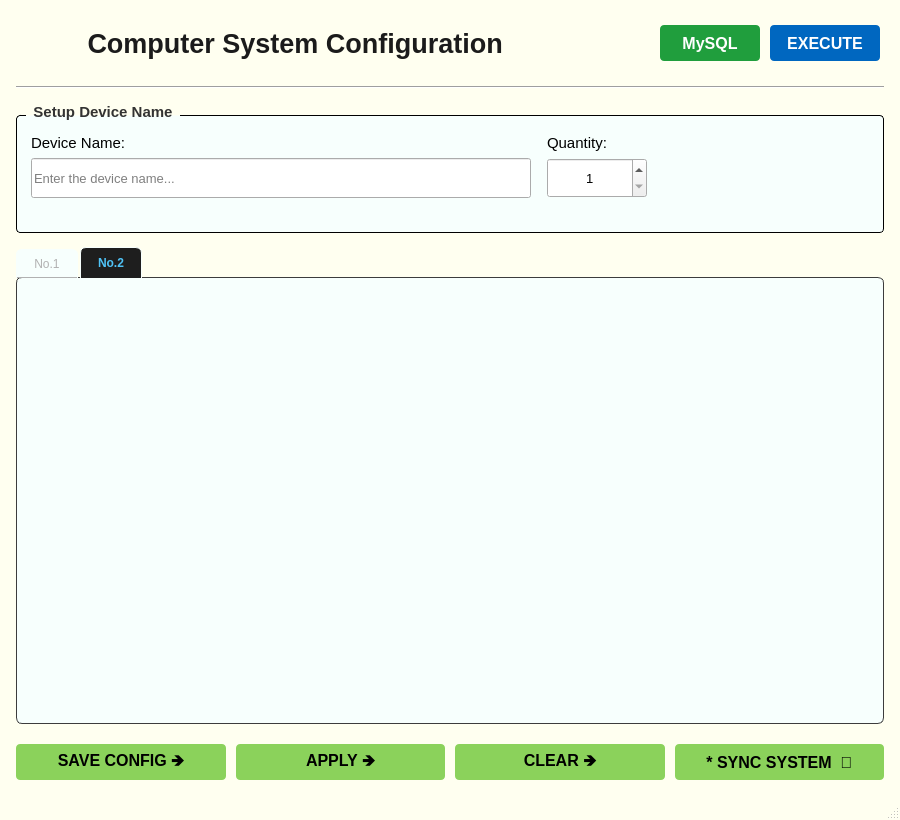
<?xml version="1.0" encoding="UTF-8"?>
<ui version="4.0">
 <class>MainWindow</class>
 <widget class="QMainWindow" name="MainWindow">
  <property name="geometry">
   <rect>
    <x>0</x>
    <y>0</y>
    <width>900</width>
    <height>820</height>
   </rect>
  </property>
  <property name="font">
   <font>
    <family>Segoe UI</family>
    <pointsize>9</pointsize>
   </font>
  </property>
  <property name="windowTitle">
   <string>VISUAL SYSTEM CONFIG</string>
  </property>
  <property name="windowIcon">
   <iconset>
    <normaloff>../../../project_vision/intenal/module_3/assert/icon/dashboard (1).png</normaloff>../../../project_vision/intenal/module_3/assert/icon/dashboard (1).png</iconset>
  </property>
  <property name="styleSheet">
   <string notr="true">QMainWindow { background-color: #FFFFF0;}</string>
  </property>
  <widget class="QWidget" name="centralwidget">
   <layout class="QVBoxLayout" name="verticalLayout_centralwidget">
    <property name="spacing">
     <number>14</number>
    </property>
    <property name="leftMargin">
     <number>16</number>
    </property>
    <property name="topMargin">
     <number>14</number>
    </property>
    <property name="rightMargin">
     <number>16</number>
    </property>
    <property name="bottomMargin">
     <number>14</number>
    </property>
    <item>
     <layout class="QHBoxLayout" name="horizontalLayout_3">
      <property name="spacing">
       <number>10</number>
      </property>
      <property name="leftMargin">
       <number>4</number>
      </property>
      <property name="topMargin">
       <number>4</number>
      </property>
      <property name="rightMargin">
       <number>4</number>
      </property>
      <property name="bottomMargin">
       <number>4</number>
      </property>
      <item>
       <widget class="QLabel" name="label">
        <property name="minimumSize">
         <size>
          <width>50</width>
          <height>50</height>
         </size>
        </property>
        <property name="maximumSize">
         <size>
          <width>40</width>
          <height>40</height>
         </size>
        </property>
        <property name="font">
         <font>
          <family>Segoe UI</family>
         </font>
        </property>
        <property name="text">
         <string/>
        </property>
        <property name="pixmap">
         <pixmap>../../../project_vision/intenal/module_3/assert/icon/report.png</pixmap>
        </property>
        <property name="scaledContents">
         <bool>true</bool>
        </property>
       </widget>
      </item>
      <item>
       <widget class="QLabel" name="heading">
        <property name="maximumSize">
         <size>
          <width>16777215</width>
          <height>44</height>
         </size>
        </property>
        <property name="font">
         <font>
          <family>Segoe UI</family>
          <pointsize>20</pointsize>
          <weight>75</weight>
          <bold>true</bold>
         </font>
        </property>
        <property name="styleSheet">
         <string notr="true">QLabel { color: #1b1b1b; }</string>
        </property>
        <property name="text">
         <string> Computer System Configuration</string>
        </property>
        <property name="alignment">
         <set>Qt::AlignLeading|Qt::AlignLeft|Qt::AlignVCenter</set>
        </property>
       </widget>
      </item>
      <item>
       <spacer name="header_spacer">
        <property name="font">
         <font>
          <family>Segoe UI</family>
         </font>
        </property>
        <property name="orientation">
         <enum>Qt::Horizontal</enum>
        </property>
        <property name="sizeHint" stdset="0">
         <size>
          <width>40</width>
          <height>20</height>
         </size>
        </property>
       </spacer>
      </item>
      <item>
       <widget class="QPushButton" name="pushButton_5">
        <property name="minimumSize">
         <size>
          <width>100</width>
          <height>36</height>
         </size>
        </property>
        <property name="font">
         <font>
          <family>Segoe UI</family>
          <pointsize>12</pointsize>
          <weight>75</weight>
          <bold>true</bold>
         </font>
        </property>
        <property name="styleSheet">
         <string notr="true">QPushButton { background-color:#209E3D; color:white; border:none; border-radius:4px; font-weight:600; }QPushButton:hover { background-color:#4EA117; }</string>
        </property>
        <property name="text">
         <string>MySQL</string>
        </property>
       </widget>
      </item>
      <item>
       <widget class="QPushButton" name="pushButton">
        <property name="minimumSize">
         <size>
          <width>110</width>
          <height>36</height>
         </size>
        </property>
        <property name="font">
         <font>
          <family>Segoe UI</family>
          <pointsize>12</pointsize>
          <weight>75</weight>
          <bold>true</bold>
         </font>
        </property>
        <property name="styleSheet">
         <string notr="true">QPushButton { background-color:#0067c0; color:white; border:none; border-radius:4px; font-weight:600; }QPushButton:hover { background-color:#005ba1; }</string>
        </property>
        <property name="text">
         <string>EXECUTE</string>
        </property>
       </widget>
      </item>
     </layout>
    </item>
    <item>
     <widget class="Line" name="line">
      <property name="orientation">
       <enum>Qt::Horizontal</enum>
      </property>
     </widget>
    </item>
    <item>
     <widget class="QGroupBox" name="groupBox_namedevice_itemcode">
      <property name="minimumSize">
       <size>
        <width>0</width>
        <height>100</height>
       </size>
      </property>
      <property name="maximumSize">
       <size>
        <width>16777215</width>
        <height>160</height>
       </size>
      </property>
      <property name="font">
       <font>
        <family>Segoe UI</family>
        <pointsize>-1</pointsize>
        <weight>75</weight>
        <bold>true</bold>
       </font>
      </property>
      <property name="styleSheet">
       <string notr="true">/* Khung chính của GroupBox */
QGroupBox {
    background-color: #F7FFFD; /* Màu nền theo yêu cầu của bạn */
    border: 1px solid #000000; /* Viền xám mảnh để định hình khối */
    border-radius: 4px;        /* Bo tròn góc 4px đồng bộ với QPushButton */
    margin-top: 12px;          /* Tạo khoảng cách phía trên để nhường chỗ cho chữ tiêu đề */
    font-size: 15px;           /* Kích thước chữ tiêu đề */
    font-weight: bold;         /* Làm đậm chữ tiêu đề */
    color: #333333;            /* Màu chữ tiêu đề */
}

/* Tùy chỉnh vị trí của chữ tiêu đề GroupBox */
QGroupBox::title {
    subcontrol-origin: margin;
    subcontrol-position: top left; /* Đặt tiêu đề ở góc trên bên trái */
    left: 10px;                    /* Đẩy chữ dịch vào trong một chút cho đẹp */
    padding: 0px 5px;              /* Khoảng cách đệm xung quanh chữ */
}
</string>
      </property>
      <property name="title">
       <string>Setup Device Name</string>
      </property>
      <layout class="QVBoxLayout" name="vlayout_device">
       <property name="spacing">
        <number>8</number>
       </property>
       <property name="leftMargin">
        <number>14</number>
       </property>
       <property name="topMargin">
        <number>18</number>
       </property>
       <property name="rightMargin">
        <number>14</number>
       </property>
       <property name="bottomMargin">
        <number>14</number>
       </property>
       <item>
        <layout class="QHBoxLayout" name="hlayout_device_fields">
         <property name="spacing">
          <number>16</number>
         </property>
         <item>
          <layout class="QVBoxLayout" name="vlayout_name">
           <property name="spacing">
            <number>4</number>
           </property>
           <item>
            <widget class="QLabel" name="label_name_device">
             <property name="font">
              <font>
               <family>Segoe UI</family>
               <pointsize>11</pointsize>
              </font>
             </property>
             <property name="text">
              <string>Device Name:</string>
             </property>
            </widget>
           </item>
           <item>
            <widget class="QLineEdit" name="lineEdit_name_devic">
             <property name="minimumSize">
              <size>
               <width>500</width>
               <height>40</height>
              </size>
             </property>
             <property name="maximumSize">
              <size>
               <width>800</width>
               <height>35</height>
              </size>
             </property>
             <property name="font">
              <font>
               <family>Segoe UI</family>
               <pointsize>10</pointsize>
              </font>
             </property>
             <property name="placeholderText">
              <string>Enter the device name...</string>
             </property>
            </widget>
           </item>
          </layout>
         </item>
         <item>
          <layout class="QVBoxLayout" name="vlayout_qty">
           <property name="spacing">
            <number>4</number>
           </property>
           <item>
            <widget class="QLabel" name="label_quanty_itemcode">
             <property name="font">
              <font>
               <family>Segoe UI</family>
               <pointsize>11</pointsize>
              </font>
             </property>
             <property name="text">
              <string>Quantity:</string>
             </property>
            </widget>
           </item>
           <item>
            <widget class="QSpinBox" name="spinBox_num_itemcode">
             <property name="minimumSize">
              <size>
               <width>100</width>
               <height>40</height>
              </size>
             </property>
             <property name="maximumSize">
              <size>
               <width>160</width>
               <height>35</height>
              </size>
             </property>
             <property name="font">
              <font>
               <family>Segoe UI</family>
               <pointsize>10</pointsize>
              </font>
             </property>
             <property name="alignment">
              <set>Qt::AlignCenter</set>
             </property>
             <property name="minimum">
              <number>1</number>
             </property>
             <property name="maximum">
              <number>10</number>
             </property>
             <property name="value">
              <number>1</number>
             </property>
            </widget>
           </item>
          </layout>
         </item>
         <item>
          <spacer name="device_spacer">
           <property name="font">
            <font>
             <family>Segoe UI</family>
            </font>
           </property>
           <property name="orientation">
            <enum>Qt::Horizontal</enum>
           </property>
           <property name="sizeHint" stdset="0">
            <size>
             <width>40</width>
             <height>20</height>
            </size>
           </property>
          </spacer>
         </item>
        </layout>
       </item>
       <item>
        <widget class="QLabel" name="label_2">
         <property name="text">
          <string/>
         </property>
        </widget>
       </item>
      </layout>
     </widget>
    </item>
    <item>
     <widget class="QTabWidget" name="tab_item_code">
      <property name="font">
       <font>
        <family>Segoe UI</family>
        <pointsize>10</pointsize>
       </font>
      </property>
      <property name="styleSheet">
       <string notr="true">/* 1. Tùy biến khung nền nội dung phía dưới các tab */
QTabWidget::pane {
    border: 1px solid #3c3c3c;
    background-color: #F7FFFD;
    position: absolute;
    top: -1px; /* Giúp khung nền khít với thanh tab, không bị lộ viền đè */
    border-radius: 6px;
}

/* 2. Cấu hình thanh chứa các tab */
QTabBar {
    qproperty-drawBase: 0; /* Xóa đường viền mặc định đáng ghét dưới thanh tab */
    left: 5px; /* Tạo khoảng cách lề trái cho các tab */
}

/* 3. Phong cách chung cho TẤT CẢ các Tab */
QTabBar::tab {
    background-color: #F7FFFD;
    color: #b1b1b1;
    border: 1px solid #F7FFFD;
    border-bottom-color: none; /* Giấu viền dưới để nối liền với pane khi được chọn */
    border-top-left-radius: 6px;
    border-top-right-radius: 6px;
    padding: 6px 16px;
    margin-right: 2px;
    font-family: &quot;Segoe UI&quot;, sans-serif;
    font-size: 12px;
}

/* 4. Hiệu ứng khi di chuột qua tab (Hover) */
QTabBar::tab:hover {
    background-color: #383838;
    color: #ffffff;
    cursor: pointer;
}

/* 5. Phong cách khi Tab ĐƯỢC CHỌN (Active) */
QTabBar::tab:selected {
    background-color: #1e1e1e; /* Trùng màu với màu nền QTabWidget::pane */
    color: #4fc3f7; /* Màu chữ xanh neon tạo điểm nhấn hi-tech */
    border-bottom-color: #1e1e1e; /* Làm chìm viền dưới để hòa vào nền */
    font-weight: bold;
}

/* 6. Rút gọn tab không được chọn để tạo chiều sâu */
QTabBar::tab:!selected {
    margin-top: 2px; /* Làm tab chưa chọn thấp xuống một chút */
}
</string>
      </property>
      <property name="tabPosition">
       <enum>QTabWidget::North</enum>
      </property>
      <property name="tabShape">
       <enum>QTabWidget::Rounded</enum>
      </property>
      <property name="currentIndex">
       <number>1</number>
      </property>
      <widget class="QWidget" name="tab_itemcode_1">
       <attribute name="title">
        <string>No.1</string>
       </attribute>
       <layout class="QVBoxLayout" name="verticalLayout_2">
        <property name="spacing">
         <number>8</number>
        </property>
        <property name="leftMargin">
         <number>8</number>
        </property>
        <property name="topMargin">
         <number>8</number>
        </property>
        <property name="rightMargin">
         <number>8</number>
        </property>
        <property name="bottomMargin">
         <number>8</number>
        </property>
       </layout>
      </widget>
      <widget class="QWidget" name="tab_itemcode_2">
       <attribute name="title">
        <string>No.2</string>
       </attribute>
       <layout class="QVBoxLayout" name="verticalLayout_tab2">
        <property name="leftMargin">
         <number>8</number>
        </property>
        <property name="topMargin">
         <number>8</number>
        </property>
        <property name="rightMargin">
         <number>8</number>
        </property>
        <property name="bottomMargin">
         <number>8</number>
        </property>
       </layout>
      </widget>
     </widget>
    </item>
    <item>
     <layout class="QHBoxLayout" name="horizontalLayout">
      <property name="spacing">
       <number>10</number>
      </property>
      <property name="leftMargin">
       <number>0</number>
      </property>
      <property name="topMargin">
       <number>6</number>
      </property>
      <property name="rightMargin">
       <number>0</number>
      </property>
      <property name="bottomMargin">
       <number>4</number>
      </property>
      <item>
       <widget class="QPushButton" name="pushButton_2">
        <property name="minimumSize">
         <size>
          <width>0</width>
          <height>36</height>
         </size>
        </property>
        <property name="font">
         <font>
          <family>Segoe UI</family>
          <pointsize>12</pointsize>
          <weight>75</weight>
          <bold>true</bold>
         </font>
        </property>
        <property name="styleSheet">
         <string notr="true">QPushButton { background-color:#8BD25B; color:black; border:none; border-radius:4px; font-weight:600; }QPushButton:hover { background-color:#4EA117; }</string>
        </property>
        <property name="text">
         <string>SAVE CONFIG 🡺</string>
        </property>
       </widget>
      </item>
      <item>
       <widget class="QPushButton" name="pushButton_3">
        <property name="minimumSize">
         <size>
          <width>0</width>
          <height>36</height>
         </size>
        </property>
        <property name="font">
         <font>
          <family>Segoe UI</family>
          <pointsize>12</pointsize>
          <weight>75</weight>
          <bold>true</bold>
         </font>
        </property>
        <property name="styleSheet">
         <string notr="true">QPushButton { background-color:#8BD25B; color:black; border:none; border-radius:4px; font-weight:600; }QPushButton:hover { background-color:#4EA117; }</string>
        </property>
        <property name="text">
         <string>APPLY 🡺</string>
        </property>
       </widget>
      </item>
      <item>
       <widget class="QPushButton" name="pushButton_4">
        <property name="minimumSize">
         <size>
          <width>0</width>
          <height>36</height>
         </size>
        </property>
        <property name="font">
         <font>
          <family>Segoe UI</family>
          <pointsize>12</pointsize>
          <weight>75</weight>
          <bold>true</bold>
         </font>
        </property>
        <property name="styleSheet">
         <string notr="true">QPushButton { background-color:#8BD25B; color:black; border:none; border-radius:4px; font-weight:600; }QPushButton:hover { background-color:#4EA117; }</string>
        </property>
        <property name="text">
         <string>CLEAR 🡺</string>
        </property>
       </widget>
      </item>
      <item>
       <widget class="QPushButton" name="pushButton_6">
        <property name="minimumSize">
         <size>
          <width>0</width>
          <height>36</height>
         </size>
        </property>
        <property name="font">
         <font>
          <family>Segoe UI</family>
          <pointsize>12</pointsize>
          <weight>75</weight>
          <bold>true</bold>
         </font>
        </property>
        <property name="styleSheet">
         <string notr="true">QPushButton { background-color:#8BD25B; color:black; border:none; border-radius:4px; font-weight:600; }QPushButton:hover { background-color:#4EA117; }</string>
        </property>
        <property name="text">
         <string>* SYNC SYSTEM  🔄</string>
        </property>
       </widget>
      </item>
     </layout>
    </item>
   </layout>
  </widget>
  <widget class="QMenuBar" name="menubar">
   <property name="geometry">
    <rect>
     <x>0</x>
     <y>0</y>
     <width>900</width>
     <height>21</height>
    </rect>
   </property>
  </widget>
  <widget class="QStatusBar" name="statusbar"/>
 </widget>
 <resources/>
 <connections/>
</ui>
